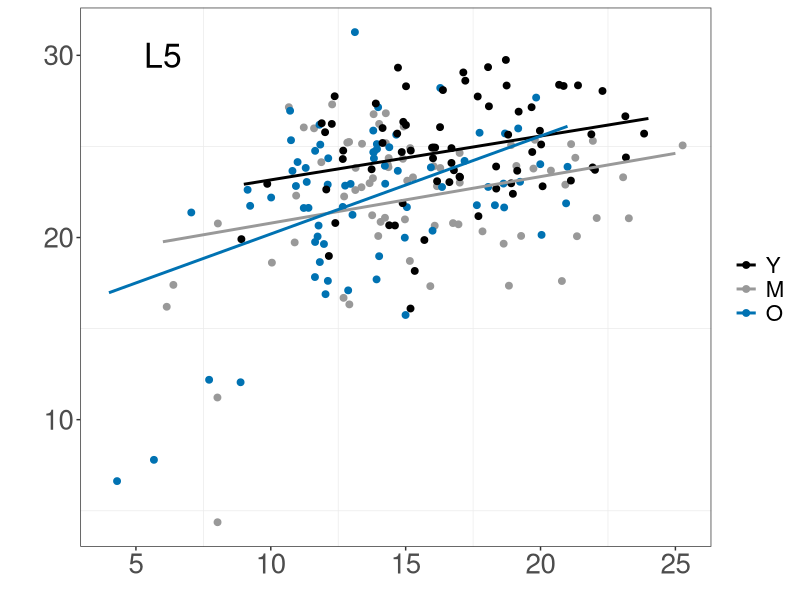
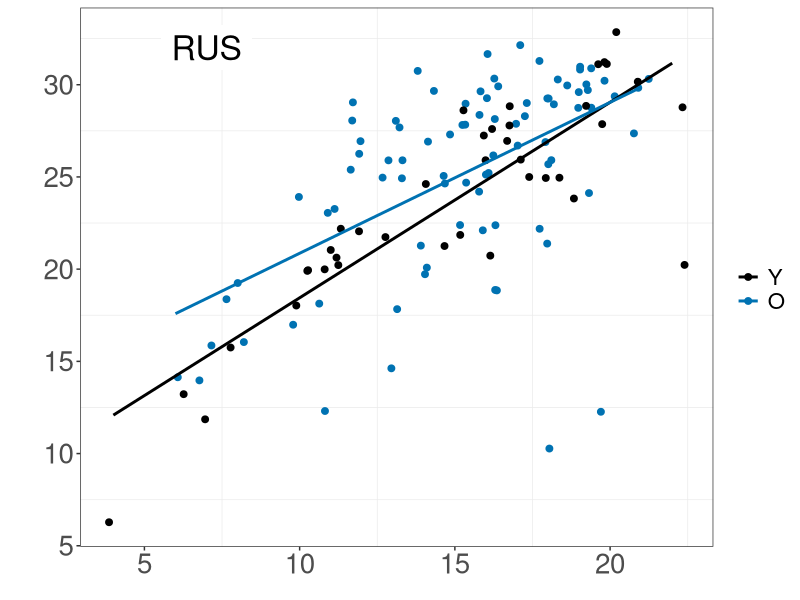
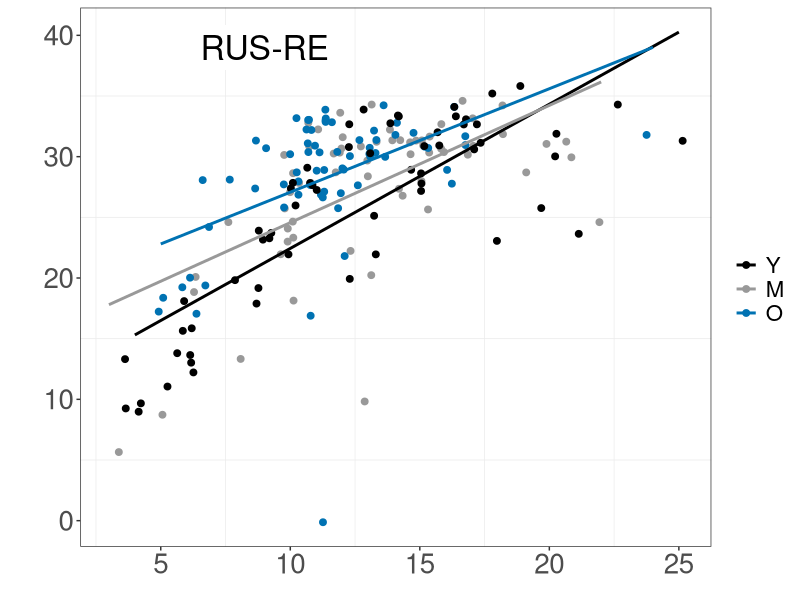
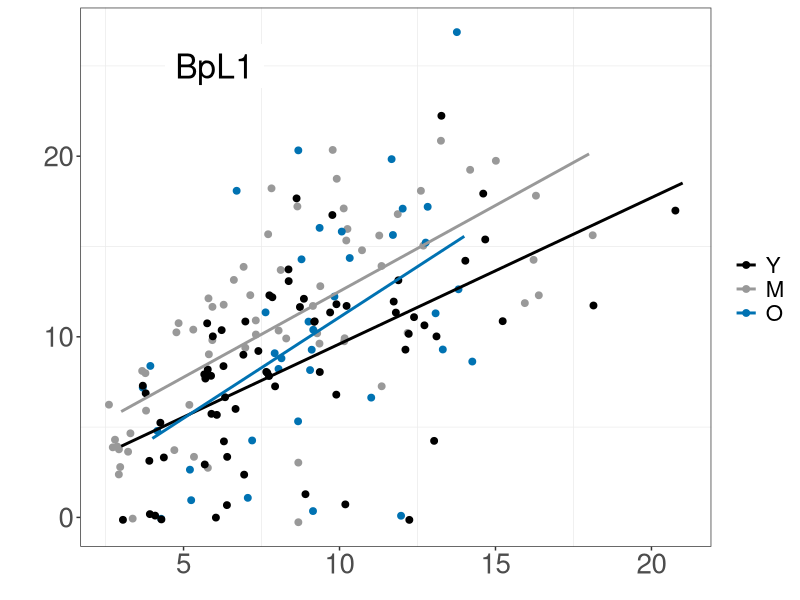
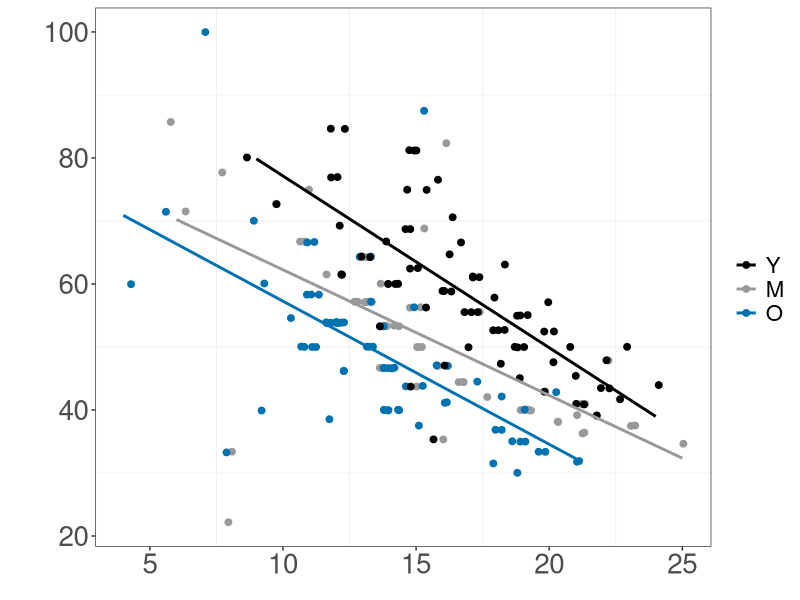
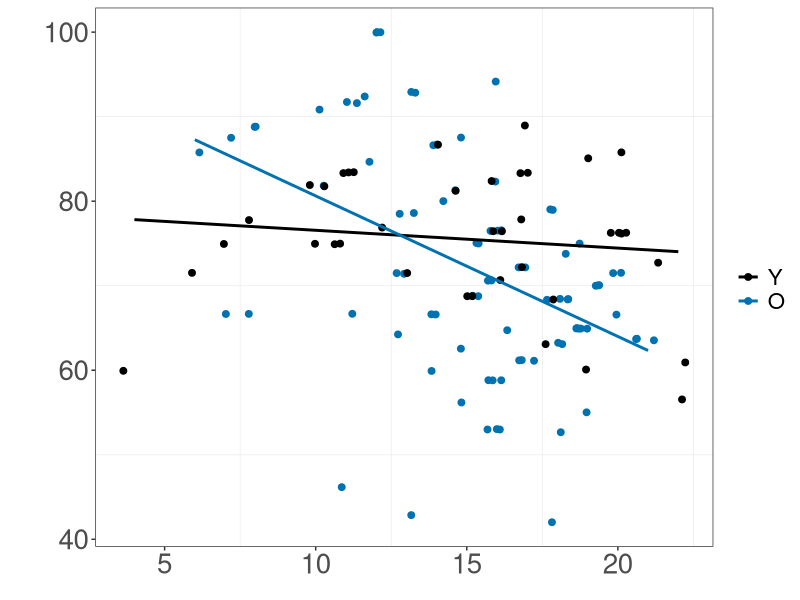
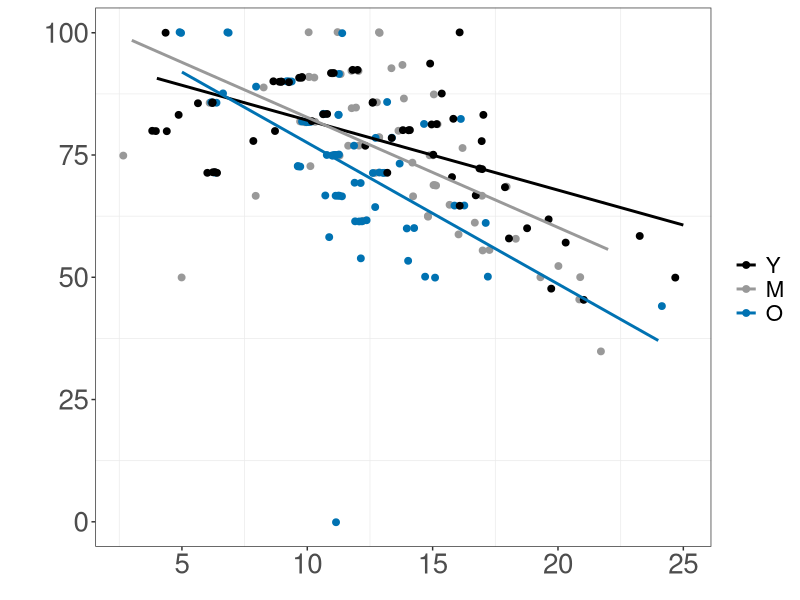
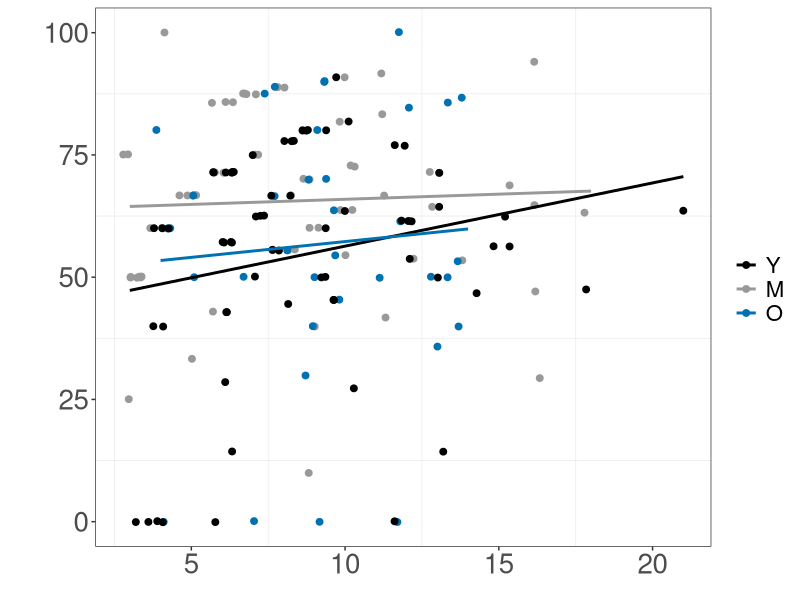

The R source for these figures, in order:
# Code for analyzing and visualizing relationships between lifespan and reproduction (trade-offs present?)

# Required packages:
library(tidyverse)
library(reshape2)
library(survival)
library(survminer)
library(lsmeans)
library(car)
library(grid)
library(ggpubr)

# Loading and reformatting data--------------------------------------------------------------------

surv_data <- read_csv("survival.csv")

# Changing the order of the factors and removing censored individuals
surv_data <- surv_data[with(surv_data, order(generation, maternal_age, strain)),]
surv_data_no_censor <- filter(surv_data, censor != 0)

neonate_data <- read_csv("neonates.csv")
neonate_data <- neonate_data[with(neonate_data, order(generation, maternal_age, strain)),]
neonate_data_no_censor <- filter(neonate_data, censor != 0)

rep_data <- read_csv("rep_period.csv")
rep_data <- rep_data[with(rep_data, order(generation, maternal_age, strain)),]
rep_data_no_censor <- filter(rep_data, censor != 0)

# Modifying the datasets from wide to long format (needed for plotting and analysis):
surv_long <- melt(data = surv_data_no_censor, 
                  id.vars = c("generation", "maternal_age", "strain", 
                              "plate", "well"),
                  variable.name = "day",
                  value.name = "dead_alive")
surv_long <- filter(surv_long, day != "censor")

neo_long <- melt(data = neonate_data_no_censor,
                 id.vars = c("generation", "maternal_age", "strain", "plate", "well"),
                 variable.name = "day",
                 value.name = "num_neonates")
neo_long <- filter(neo_long, day != "censor")

rep_long <- melt(data = rep_data_no_censor,
                    id.vars = c("generation", "maternal_age", "strain", "plate", "well"),
                    variable.name = "day",
                    value.name = "num_rep_days")
rep_long <- filter(rep_long, day != "censor")

# Per individual calculations: ------------------------------------------------------------------

# Calculating lifespan per individual:
survival_data_per_ind <- surv_long %>%
  group_by(generation, maternal_age, strain, plate, well) %>%
  summarize(surv_time = sum(dead_alive, na.rm = TRUE))

# Calculating LRO per individual:
LRO_per_ind <- neo_long %>%
  group_by(generation, maternal_age, strain, plate, well) %>%
  summarize(LRO = sum(num_neonates, na.rm = TRUE),
            fifty_percent_LT = (sum(num_neonates, na.rm = TRUE))*0.5)

# Calculating time of 50% LRO production
# Excluding individuals with an LRO of zero:
LRO_per_ind_excl0 <- filter(LRO_per_ind, LRO != 0)

neo_long <- neo_long[with(neo_long, order(generation, maternal_age, strain, plate, well)),]

neo_long <- neo_long %>%
  group_by(generation, maternal_age, strain, plate, well) %>%
  mutate(cum_LRO = cumsum(num_neonates))

neo_merge <- merge(LRO_per_ind_excl0, neo_long, by = c("generation","maternal_age","strain","plate","well"))

sub <- subset(neo_merge, cum_LRO >= fifty_percent_LT , select = c(generation,maternal_age,strain,plate,well,LRO,fifty_percent_LT,day,cum_LRO))

sub$day <- as.numeric(sub$day)
sub_summ <- sub %>%
  group_by(generation, maternal_age, strain, plate, well) %>%
  summarize(time_fifty = min(day))

# Calculating reproductive period per individual:
rep_per_ind <- rep_long %>%
  group_by(generation, maternal_age, strain, plate, well) %>%
  summarize(rep_time = sum(num_rep_days, na.rm = TRUE),
            length = length(num_rep_days[!is.na(num_rep_days)]),
            percent_rep = (rep_time/length)*100)

# Exploring tradeoffs: LRO versus lifespan: ---------------------------------------------------

# Making a dataframe with lifespan and LRO data:
tradeoff_df <- cbind(survival_data_per_ind, LRO_per_ind$LRO)
tradeoff_df <- rename(tradeoff_df, "LRO" = "...7")
tradeoff_df_F1 <- filter(tradeoff_df, generation != "F0")

tradeoff_df_F1$strain <- factor(tradeoff_df_F1$strain, levels = c("BpL1", "L5", "RUS", "RUS-RE"), labels = c("BpL1", "BmanL5", "BmanRUS", "BmanRUS-RE"))

# Exploring relationships among maternal age cohorts, within each strain:
tradeoff_df_F1_L5 <- filter(tradeoff_df_F1, strain == "BmanL5")
tradeoff_df_F1_RUS <- filter(tradeoff_df_F1, strain == "BmanRUS")
tradeoff_df_F1_RUS_RE <- filter(tradeoff_df_F1, strain == "BmanRUS-RE")
tradeoff_df_F1_BpL1 <- filter(tradeoff_df_F1, strain == "BpL1")

# BmanL5:

# Models for each maternal age:
tradeoff_df_F1_L5_Y <- filter(tradeoff_df_F1_L5, maternal_age == "young")
tradeoff_df_F1_L5_M <- filter(tradeoff_df_F1_L5, maternal_age == "mid")
tradeoff_df_F1_L5_O <- filter(tradeoff_df_F1_L5, maternal_age == "old")

lm_L5_Y <- lm(LRO ~ surv_time, data = tradeoff_df_F1_L5_Y)
summary(lm_L5_Y)
lm_L5_M <- lm(LRO ~ surv_time, data = tradeoff_df_F1_L5_M)
summary(lm_L5_M)
lm_L5_O <- lm(LRO ~ surv_time, data = tradeoff_df_F1_L5_O)
summary(lm_L5_O)

# Statistics (ANCOVA):
tradeoff_df_F1_L5$maternal_age <- factor(tradeoff_df_F1_L5$maternal_age, levels = c("young", "mid", "old"), labels = c(
  "Y", "M","O"))

m.interaction <- lm(LRO ~ surv_time*maternal_age, data = tradeoff_df_F1_L5)
anova(m.interaction)

# Visualization:
LRO_L5 <- ggplot(tradeoff_df_F1_L5, aes(x=surv_time, y=LRO, color = maternal_age)) +
  geom_jitter(size=2) +
  geom_smooth(method="lm", se= FALSE) +
  scale_color_manual(values = c("black", "#999999", "#0072B2"), labels = c("Y","M","O"), name="") +
  xlab(element_blank()) +
  geom_label(
    label="L5", 
    size = 8.5,
    x=6,
    y=30,
    label.size = 0,
    color = "black") +
  ylab("") +
  theme_bw() +
  theme(panel.grid.major = element_blank(), 
        axis.title=element_text(size=24), 
        axis.text=element_text(size=20),
        legend.text=element_text(size=16))
LRO_L5

# BmanRUS:

# Models for each maternal age:
tradeoff_df_F1_RUS_Y <- filter(tradeoff_df_F1_RUS, maternal_age == "young")
tradeoff_df_F1_RUS_O <- filter(tradeoff_df_F1_RUS, maternal_age == "old")

lm_RUS_Y <- lm(LRO ~ surv_time, data = tradeoff_df_F1_RUS_Y)
summary(lm_RUS_Y)
lm_RUS_O <- lm(LRO ~ surv_time, data = tradeoff_df_F1_RUS_O)
summary(lm_RUS_O)

# Statistics (ANCOVA):
tradeoff_df_F1_RUS$maternal_age <- factor(tradeoff_df_F1_RUS$maternal_age, levels = c("young", "old"), labels = c(
  "Y", "O"))

m.interaction <- lm(LRO ~ surv_time*maternal_age, data = tradeoff_df_F1_RUS)
anova(m.interaction)

# Visualization:
LRO_RUS <- ggplot(tradeoff_df_F1_RUS, aes(x=surv_time, y=LRO, color = maternal_age)) +
  geom_jitter(size=2) +
  geom_smooth(method="lm", se= FALSE) +
  scale_color_manual(values = c("black", "#0072B2"), labels = c("Y","O"), name="") +
  xlab(element_blank()) +
  ylab("") +
  geom_label(
    label="RUS", 
    size = 8.5,
    x=7,
    y=32,
    label.size = 0,
    color = "black") +
  theme_bw() +
  theme(panel.grid.major = element_blank(), 
        axis.title=element_text(size=24), 
        axis.text=element_text(size=20),
        legend.text=element_text(size=16))
LRO_RUS

# BmanRUS-RE:

# Models for each maternal age:
tradeoff_df_F1_RUS_RE_Y <- filter(tradeoff_df_F1_RUS_RE, maternal_age == "young")
tradeoff_df_F1_RUS_RE_M <- filter(tradeoff_df_F1_RUS_RE, maternal_age == "mid")
tradeoff_df_F1_RUS_RE_O <- filter(tradeoff_df_F1_RUS_RE, maternal_age == "old")

lm_RUS_RE_Y <- lm(LRO ~ surv_time, data = tradeoff_df_F1_RUS_RE_Y)
summary(lm_RUS_RE_Y)
lm_RUS_RE_M <- lm(LRO ~ surv_time, data = tradeoff_df_F1_RUS_RE_M)
summary(lm_RUS_RE_M)
lm_RUS_RE_O <- lm(LRO ~ surv_time, data = tradeoff_df_F1_RUS_RE_O)
summary(lm_RUS_RE_O)

# Statistics (ANCOVA):
tradeoff_df_F1_RUS_RE$maternal_age <- factor(tradeoff_df_F1_RUS_RE$maternal_age, 
                                             levels = c("young", "mid", "old"), labels = c("Y", "M","O"))

m.interaction <- lm(LRO ~ surv_time*maternal_age, data = tradeoff_df_F1_RUS_RE)
anova(m.interaction)

# Visualization:
LRO_RUS_RE <- ggplot(tradeoff_df_F1_RUS_RE, aes(x=surv_time, y=LRO, color = maternal_age)) +
  geom_jitter(size=2) +
  geom_smooth(method="lm", se= FALSE) +
  scale_color_manual(values = c("black", "#999999", "#0072B2"), labels = c("Y","M","O"), name="") +
  xlab(element_blank()) +
  ylab("") +
  geom_label(
    label="RUS-RE", 
    size = 8.5,
    x=9,
    y=39,
    label.size = 0,
    color = "black") +
  theme_bw() +
  theme(panel.grid.major = element_blank(), 
        axis.title=element_text(size=24), 
        axis.text=element_text(size=20),
        legend.text=element_text(size=16))
LRO_RUS_RE

# BpL1:

# Models for each maternal age:
tradeoff_df_F1_Bp_Y <- filter(tradeoff_df_F1_BpL1, maternal_age == "young")
tradeoff_df_F1_Bp_M <- filter(tradeoff_df_F1_BpL1, maternal_age == "mid")
tradeoff_df_F1_Bp_O <- filter(tradeoff_df_F1_BpL1, maternal_age == "old")

lm_Bp_Y <- lm(LRO ~ surv_time, data = tradeoff_df_F1_Bp_Y)
summary(lm_Bp_Y)
lm_Bp_M <- lm(LRO ~ surv_time, data = tradeoff_df_F1_Bp_M)
summary(lm_Bp_M)
lm_Bp_O <- lm(LRO ~ surv_time, data = tradeoff_df_F1_Bp_O)
summary(lm_Bp_O)

# Statistics (ANCOVA):
tradeoff_df_F1_BpL1$maternal_age <- factor(tradeoff_df_F1_BpL1$maternal_age, 
                                           levels = c("young", "mid", "old"), labels = c("Y", "M","O"))

m.interaction <- lm(LRO ~ surv_time*maternal_age, data = tradeoff_df_F1_BpL1)
anova(m.interaction)

# Visualization:
LRO_BpL1 <- ggplot(tradeoff_df_F1_BpL1, aes(x=surv_time, y=LRO, color = maternal_age)) +
  geom_jitter(size=2) +
  geom_smooth(method="lm", se= FALSE) +
  scale_color_manual(values = c("black", "#999999", "#0072B2"), labels = c("Y","M","O"), name="") +
  xlab(element_blank()) +
  ylab("") +
  geom_label(
    label="BpL1", 
    size = 8.5,
    x=6,
    y=25,
    label.size = 0,
    color = "black") +
  theme_bw() +
  theme(panel.grid.major = element_blank(), 
        axis.title=element_text(size=24), 
        axis.text=element_text(size=20),
        legend.text=element_text(size=16))
LRO_BpL1

# Exploring tradeoffs: Reproductive period (percentage of lifespan) versus lifespan: ---------------------------------------------------

# Making a dataframe with lifespan and reproductive period data:
tradeoff_df_rep <- cbind(survival_data_per_ind, rep_per_ind$percent_rep)
tradeoff_df_rep <- rename(tradeoff_df_rep, "rep_percent" = "...7")
tradeoff_df_rep_F1 <- filter(tradeoff_df_rep, generation != "F0")

tradeoff_df_rep_F1$strain <- factor(tradeoff_df_rep_F1$strain, levels = c("BpL1", "L5", "RUS", "RUS-RE"), labels = c("BpL1", "BmanL5", "BmanRUS", "BmanRUS-RE"))

# Exploring relationships among maternal age cohorts, within each strain:
tradeoff_rep_L5 <- filter(tradeoff_df_rep_F1, strain == "BmanL5")
tradeoff_rep_RUS <- filter(tradeoff_df_rep_F1, strain == "BmanRUS")
tradeoff_rep_RUS_RE <- filter(tradeoff_df_rep_F1, strain == "BmanRUS-RE")
tradeoff_rep_BpL1 <- filter(tradeoff_df_rep_F1, strain == "BpL1")

# BmanL5:

# Models for each maternal age:
tradeoff_rep_L5_Y <- filter(tradeoff_rep_L5, maternal_age == "young")
tradeoff_rep_L5_M <- filter(tradeoff_rep_L5, maternal_age == "mid")
tradeoff_rep_L5_O <- filter(tradeoff_rep_L5, maternal_age == "old")

lm_rep_L5_Y <- lm(rep_percent ~ surv_time, data = tradeoff_rep_L5_Y)
summary(lm_rep_L5_Y)
lm_rep_L5_M <- lm(rep_percent ~ surv_time, data = tradeoff_rep_L5_M)
summary(lm_rep_L5_M)
lm_rep_L5_O <- lm(rep_percent ~ surv_time, data = tradeoff_rep_L5_O)
summary(lm_rep_L5_O)

# Statistics (ANCOVA):
tradeoff_rep_L5$maternal_age <- factor(tradeoff_rep_L5$maternal_age, 
                                       levels = c("young", "mid", "old"), labels = c("Y", "M","O"))

m.interaction <- lm(rep_percent ~ surv_time*maternal_age, data = tradeoff_rep_L5)
anova(m.interaction)

# Visualization:
RPP_L5 <- ggplot(tradeoff_rep_L5, aes(x=surv_time, y=rep_percent, color = maternal_age)) +
  geom_jitter(size=2) +
  geom_smooth(method="lm", se= FALSE) +
  scale_color_manual(values = c("black", "#999999", "#0072B2"), labels = c("Y","M","O"), name="") +
  xlab(element_blank()) +
  ylab("") +
  theme_bw() +
  theme(panel.grid.major = element_blank(), 
        axis.title=element_text(size=24), 
        axis.text=element_text(size=20),
        legend.text=element_text(size=16))
RPP_L5

# BmanRUS:

# Models for each maternal age:
tradeoff_rep_RUS_Y <- filter(tradeoff_rep_RUS, maternal_age == "young")
tradeoff_rep_RUS_O <- filter(tradeoff_rep_RUS, maternal_age == "old")

lm_rep_RUS_Y <- lm(rep_percent ~ surv_time, data = tradeoff_rep_RUS_Y)
summary(lm_rep_RUS_Y)
lm_rep_RUS_O <- lm(rep_percent ~ surv_time, data = tradeoff_rep_RUS_O)
summary(lm_rep_RUS_O)

# Statistics (ANCOVA):
tradeoff_rep_RUS$maternal_age <- factor(tradeoff_rep_RUS$maternal_age, 
                                        levels = c("young", "old"), labels = c("Y","O"))

m.interaction <- lm(rep_percent ~ surv_time*maternal_age, data = tradeoff_rep_RUS)
anova(m.interaction)

# Visualization:
RPP_RUS <- ggplot(tradeoff_rep_RUS, aes(x=surv_time, y=rep_percent, color = maternal_age)) +
  geom_jitter(size=2) +
  geom_smooth(method="lm", se= FALSE) +
  scale_color_manual(values = c("black", "#0072B2"), labels = c("Y","O"), name="") +
  xlab(element_blank()) +
  ylab("") +
  theme_bw() +
  theme(panel.grid.major = element_blank(), 
        axis.title=element_text(size=24), 
        axis.text=element_text(size=20),
        legend.text=element_text(size=16))
RPP_RUS

# BmanRUS-RE:

# Models for each maternal age:
tradeoff_rep_RUS_RE_Y <- filter(tradeoff_rep_RUS_RE, maternal_age == "young")
tradeoff_rep_RUS_RE_M <- filter(tradeoff_rep_RUS_RE, maternal_age == "mid")
tradeoff_rep_RUS_RE_O <- filter(tradeoff_rep_RUS_RE, maternal_age == "old")

lm_rep_RUS_RE_Y <- lm(rep_percent ~ surv_time, data = tradeoff_rep_RUS_RE_Y)
summary(lm_rep_RUS_RE_Y)
lm_rep_RUS_RE_M <- lm(rep_percent ~ surv_time, data = tradeoff_rep_RUS_RE_M)
summary(lm_rep_RUS_RE_M)
lm_rep_RUS_RE_O <- lm(rep_percent ~ surv_time, data = tradeoff_rep_RUS_RE_O)
summary(lm_rep_RUS_RE_O)

# Statistics (ANCOVA):
tradeoff_rep_RUS_RE$maternal_age <- factor(tradeoff_rep_RUS_RE$maternal_age, 
                                           levels = c("young", "mid", "old"), labels = c("Y", "M","O"))

m.interaction <- lm(rep_percent ~ surv_time*maternal_age, data = tradeoff_rep_RUS_RE)
anova(m.interaction)

# Visualization:
RPP_RUS_RE <- ggplot(tradeoff_rep_RUS_RE, aes(x=surv_time, y=rep_percent, color = maternal_age)) +
  geom_jitter(size=2) +
  geom_smooth(method="lm", se= FALSE) +
  scale_color_manual(values = c("black", "#999999", "#0072B2"), labels = c("Y","M","O"), name="") +
  xlab(element_blank()) +
  ylab("") +
  theme_bw() +
  theme(panel.grid.major = element_blank(), 
        axis.title=element_text(size=24), 
        axis.text=element_text(size=20),
        legend.text=element_text(size=16))
RPP_RUS_RE

# BpL1:

# Models for each maternal age:
tradeoff_rep_BpL1_Y <- filter(tradeoff_rep_BpL1, maternal_age == "young")
tradeoff_rep_BpL1_M <- filter(tradeoff_rep_BpL1, maternal_age == "mid")
tradeoff_rep_BpL1_O <- filter(tradeoff_rep_BpL1, maternal_age == "old")

lm_rep_BpL1_Y <- lm(rep_percent ~ surv_time, data = tradeoff_rep_BpL1_Y)
summary(lm_rep_BpL1_Y)
lm_rep_BpL1_M <- lm(rep_percent ~ surv_time, data = tradeoff_rep_BpL1_M)
summary(lm_rep_BpL1_M)
lm_rep_BpL1_O <- lm(rep_percent ~ surv_time, data = tradeoff_rep_BpL1_O)
summary(lm_rep_BpL1_O)


# Statistics (ANCOVA):
tradeoff_rep_BpL1$maternal_age <- factor(tradeoff_rep_BpL1$maternal_age, 
                                         levels = c("young", "mid", "old"), labels = c("Y", "M","O"))

m.interaction <- lm(rep_percent ~ surv_time*maternal_age, data = tradeoff_rep_BpL1)
anova(m.interaction)

# Visualization:
RPP_BpL1 <- ggplot(tradeoff_rep_BpL1, aes(x=surv_time, y=rep_percent, color = maternal_age)) +
  geom_jitter(size=2) +
  geom_smooth(method="lm", se= FALSE) +
  scale_color_manual(values = c("black", "#999999", "#0072B2"), labels = c("Y","M","O"), name="") +
  xlab(element_blank()) +
  ylab("") +
  theme_bw() +
  theme(panel.grid.major = element_blank(), 
        axis.title=element_text(size=24), 
        axis.text=element_text(size=20),
        legend.text=element_text(size=16))
RPP_BpL1

# Exploring tradeoffs: Reproductive period (days) versus lifespan: ---------------------------------------------------

# Making a dataframe with lifespan and reproductive period data:
tradeoff_df_repd <- cbind(survival_data_per_ind, rep_per_ind$rep_time)
tradeoff_df_repd <-  rename(tradeoff_df_repd, "rep_time" = "...7")
tradeoff_df_repd_F1 <- filter(tradeoff_df_repd, generation != "F0")

tradeoff_df_repd_F1$strain <- factor(tradeoff_df_repd_F1$strain, levels = c("BpL1", "L5", "RUS", "RUS-RE"), labels = c("BpL1", "BmanL5", "BmanRUS", "BmanRUS-RE"))

# Exploring relationships among maternal age cohorts, within each strain:
tradeoff_repd_L5 <- filter(tradeoff_df_repd_F1, strain == "BmanL5")
tradeoff_repd_RUS <- filter(tradeoff_df_repd_F1, strain == "BmanRUS")
tradeoff_repd_RUS_RE <- filter(tradeoff_df_repd_F1, strain == "BmanRUS-RE")
tradeoff_repd_BpL1 <- filter(tradeoff_df_repd_F1, strain == "BpL1")

# BmanL5:

# Models for each maternal age:
tradeoff_repd_L5_Y <- filter(tradeoff_repd_L5, maternal_age == "young")
tradeoff_repd_L5_M <- filter(tradeoff_repd_L5, maternal_age == "mid")
tradeoff_repd_L5_O <- filter(tradeoff_repd_L5, maternal_age == "old")

lm_repd_L5_Y <- lm(rep_time ~ surv_time, data = tradeoff_repd_L5_Y)
summary(lm_repd_L5_Y)
lm_repd_L5_M <- lm(rep_time ~ surv_time, data = tradeoff_repd_L5_M)
summary(lm_repd_L5_M)
lm_repd_L5_O <- lm(rep_time ~ surv_time, data = tradeoff_repd_L5_O)
summary(lm_repd_L5_O)

# Statistics (ANCOVA):
tradeoff_repd_L5$maternal_age <- factor(tradeoff_repd_L5$maternal_age, 
                                        levels = c("young", "mid", "old"), labels = c("Y", "M","O"))

m.interaction <- lm(rep_time ~ surv_time*maternal_age, data = tradeoff_repd_L5)
anova(m.interaction)

# Visualization:
RPD_L5 <- ggplot(tradeoff_repd_L5, aes(x=surv_time, y=rep_time, color = maternal_age)) +
  geom_jitter(size=2) +
  geom_smooth(method="lm", se= FALSE) +
  scale_color_manual(values = c("black", "#999999", "#0072B2"), labels = c("Y","M","O"), name="") +
  xlab(element_blank()) +
  ylab("") +
  theme_bw() +
  theme(panel.grid.major = element_blank(), 
        axis.title=element_text(size=24), 
        axis.text=element_text(size=20),
        legend.text=element_text(size=16))
RPD_L5

# BmanRUS:

# Models for each maternal age:
tradeoff_repd_RUS_Y <- filter(tradeoff_repd_RUS, maternal_age == "young")
tradeoff_repd_RUS_O <- filter(tradeoff_repd_RUS, maternal_age == "old")

lm_repd_RUS_Y <- lm(rep_time ~ surv_time, data = tradeoff_repd_RUS_Y)
summary(lm_repd_RUS_Y)
lm_repd_RUS_O <- lm(rep_time ~ surv_time, data = tradeoff_repd_RUS_O)
summary(lm_repd_RUS_O)

# Statistics (ANCOVA):
tradeoff_repd_RUS$maternal_age <- factor(tradeoff_repd_RUS$maternal_age, 
                                         levels = c("young","old"), labels = c("Y", "O"))

m.interaction <- lm(rep_time ~ surv_time*maternal_age, data = tradeoff_repd_RUS)
anova(m.interaction)

# Visualization:
RPD_RUS <- ggplot(tradeoff_repd_RUS, aes(x=surv_time, y=rep_time, color = maternal_age)) +
  geom_jitter(size=2) +
  geom_smooth(method="lm", se= FALSE) +
  scale_color_manual(values = c("black", "#0072B2"), labels = c("Y","O"), name="") +
  xlab(element_blank()) +
  ylab("") +
  theme_bw() +
  theme(panel.grid.major = element_blank(), 
        axis.title=element_text(size=24), 
        axis.text=element_text(size=20),
        legend.text=element_text(size=16))
RPD_RUS

# BmanRUS-RE:

# Models for each maternal age:
tradeoff_repd_RUS_RE_Y <- filter(tradeoff_repd_RUS_RE, maternal_age == "young")
tradeoff_repd_RUS_RE_M <- filter(tradeoff_repd_RUS_RE, maternal_age == "mid")
tradeoff_repd_RUS_RE_O <- filter(tradeoff_repd_RUS_RE, maternal_age == "old")

lm_repd_RUS_RE_Y <- lm(rep_time ~ surv_time, data = tradeoff_repd_RUS_RE_Y)
summary(lm_repd_RUS_RE_Y)
lm_repd_RUS_RE_M <- lm(rep_time ~ surv_time, data = tradeoff_repd_RUS_RE_M)
summary(lm_repd_RUS_RE_M)
lm_repd_RUS_RE_O <- lm(rep_time ~ surv_time, data = tradeoff_repd_RUS_RE_O)
summary(lm_repd_RUS_RE_O)

# Statistics (ANCOVA):
tradeoff_repd_RUS_RE$maternal_age <- factor(tradeoff_repd_RUS_RE$maternal_age, 
                                            levels = c("young", "mid", "old"), labels = c("Y", "M","O"))

m.interaction <- lm(rep_time ~ surv_time*maternal_age, data = tradeoff_repd_RUS_RE)
anova(m.interaction)

# Visualization:
RPD_RUS_RE <- ggplot(tradeoff_repd_RUS_RE, aes(x=surv_time, y=rep_time, color = maternal_age)) +
  geom_jitter(size=2) +
  geom_smooth(method="lm", se= FALSE) +
  scale_color_manual(values = c("black", "#999999", "#0072B2"), labels = c("Y","M","O"), name="") +
  xlab(element_blank()) +
  ylab("") +
  theme_bw() +
  theme(panel.grid.major = element_blank(), 
        axis.title=element_text(size=24), 
        axis.text=element_text(size=20),
        legend.text=element_text(size=16))
RPD_RUS_RE

# BpL1:

# Models for each maternal age:
tradeoff_repd_BpL1_Y <- filter(tradeoff_repd_BpL1, maternal_age == "young")
tradeoff_repd_BpL1_M <- filter(tradeoff_repd_BpL1, maternal_age == "mid")
tradeoff_repd_BpL1_O <- filter(tradeoff_repd_BpL1, maternal_age == "old")

lm_repd_BpL1_Y <- lm(rep_time ~ surv_time, data = tradeoff_repd_BpL1_Y)
summary(lm_repd_BpL1_Y)
lm_repd_BpL1_M <- lm(rep_time ~ surv_time, data = tradeoff_repd_BpL1_M)
summary(lm_repd_BpL1_M)
lm_repd_BpL1_O <- lm(rep_time ~ surv_time, data = tradeoff_repd_BpL1_O)
summary(lm_repd_BpL1_O)

# Statistics (ANCOVA):
tradeoff_repd_BpL1$maternal_age <- factor(tradeoff_repd_BpL1$maternal_age, 
                                          levels = c("young", "mid", "old"), labels = c("Y", "M","O"))

m.interaction <- lm(rep_time ~ surv_time*maternal_age, data = tradeoff_repd_BpL1)
anova(m.interaction)

# Visualization:
RPD_BpL1 <- ggplot(tradeoff_repd_BpL1, aes(x=surv_time, y=rep_time, color = maternal_age)) +
  geom_jitter(size=2) +
  geom_smooth(method="lm", se= FALSE) +
  scale_color_manual(values = c("black", "#999999", "#0072B2"), labels = c("Y","M","O"), name="") +
  xlab(element_blank()) +
  ylab("") +
  theme_bw() +
  theme(panel.grid.major = element_blank(), 
        axis.title=element_text(size=24), 
        axis.text=element_text(size=20),
        legend.text=element_text(size=16))
RPD_BpL1

# Exploring tradeoffs: Timing of 50% LRO production versus lifespan: ---------------------------------------------------

# Making a dataframe with lifespan and 50% LRO data:
tradeoff_merge <- merge(survival_data_per_ind, sub_summ, by = c("generation","maternal_age","strain","plate","well"))
tradeoff_merge_F1 <- filter(tradeoff_merge, generation != "F0")

tradeoff_merge_F1$strain <- factor(tradeoff_merge_F1$strain, 
                                   levels = c("BpL1", "L5", "RUS", "RUS-RE"), labels = c("BpL1", "BmanL5", "BmanRUS", "BmanRUS-RE"))

# Exploring relationships among maternal age cohorts, within each strain:
tradeoff_merge_L5 <- filter(tradeoff_merge_F1, strain == "BmanL5")
tradeoff_merge_RUS <- filter(tradeoff_merge_F1, strain == "BmanRUS")
tradeoff_merge_RUS_RE <- filter(tradeoff_merge_F1, strain == "BmanRUS-RE")
tradeoff_merge_BpL1 <- filter(tradeoff_merge_F1, strain == "BpL1")

# BmanL5:

# Models for each maternal age:
tradeoff_merge_L5_Y <- filter(tradeoff_merge_L5, maternal_age == "young")
tradeoff_merge_L5_M <- filter(tradeoff_merge_L5, maternal_age == "mid")
tradeoff_merge_L5_O <- filter(tradeoff_merge_L5, maternal_age == "old")

lm_50_L5_Y <- lm(time_fifty ~ surv_time, data = tradeoff_merge_L5_Y)
summary(lm_50_L5_Y)
lm_50_L5_M <- lm(time_fifty ~ surv_time, data = tradeoff_merge_L5_M)
summary(lm_50_L5_M)
lm_50_L5_O <- lm(time_fifty ~ surv_time, data = tradeoff_merge_L5_O)
summary(lm_50_L5_O)

# Statistics (ANCOVA):
tradeoff_merge_L5$maternal_age <- factor(tradeoff_merge_L5$maternal_age, 
                                         levels = c("young", "mid", "old"), labels = c("Y", "M","O"))

m.interaction <- lm(time_fifty ~ surv_time*maternal_age, data = tradeoff_merge_L5)
anova(m.interaction)

# Visualization:
LT50_L5 <- ggplot(tradeoff_merge_L5, aes(x=surv_time, y = time_fifty, color=maternal_age)) +
  geom_jitter(size=2) +
  geom_smooth(method="lm", se= FALSE) +
  scale_color_manual(values = c("black", "#999999", "#0072B2"), labels = c("Y","M","O"), name="") +
  xlab(element_blank()) +
  ylab("") +
  theme_bw() +
  theme(panel.grid.major = element_blank(), 
        axis.title=element_text(size=24), 
        axis.text=element_text(size=20),
        legend.text=element_text(size=16))
LT50_L5

# BmanRUS:

# Models for each maternal age:
tradeoff_merge_RUS_Y <- filter(tradeoff_merge_RUS, maternal_age == "young")
tradeoff_merge_RUS_O <- filter(tradeoff_merge_RUS, maternal_age == "old")

lm_50_RUS_Y <- lm(time_fifty ~ surv_time, data = tradeoff_merge_RUS_Y)
summary(lm_50_RUS_Y)
lm_50_RUS_O <- lm(time_fifty ~ surv_time, data = tradeoff_merge_RUS_O)
summary(lm_50_RUS_O)

# Statistics (ANCOVA):
tradeoff_merge_RUS$maternal_age <- factor(tradeoff_merge_RUS$maternal_age, 
                                          levels = c("young", "old"), labels = c("Y","O"))

m.interaction <- lm(time_fifty ~ surv_time*maternal_age, data = tradeoff_merge_RUS)
anova(m.interaction)

# Visualization:
LT50_RUS <- ggplot(tradeoff_merge_RUS, aes(x=surv_time, y = time_fifty, color=maternal_age)) +
  geom_jitter(size=2) +
  geom_smooth(method="lm", se= FALSE) +
  scale_color_manual(values = c("black", "#0072B2"), labels = c("Y","O"), name="") +
  xlab(element_blank()) +
  ylab("") +
  theme_bw() +
  theme(panel.grid.major = element_blank(), 
        axis.title=element_text(size=24), 
        axis.text=element_text(size=20),
        legend.text=element_text(size=16))
LT50_RUS

# BmanRUS-RE:

# Models for each maternal age:
tradeoff_merge_RUS_RE_Y <- filter(tradeoff_merge_RUS_RE, maternal_age == "young")
tradeoff_merge_RUS_RE_M <- filter(tradeoff_merge_RUS_RE, maternal_age == "mid")
tradeoff_merge_RUS_RE_O <- filter(tradeoff_merge_RUS_RE, maternal_age == "old")

lm_50_RUS_RE_Y <- lm(time_fifty ~ surv_time, data = tradeoff_merge_RUS_RE_Y)
summary(lm_50_RUS_RE_Y)
lm_50_RUS_RE_M <- lm(time_fifty ~ surv_time, data = tradeoff_merge_RUS_RE_M)
summary(lm_50_RUS_RE_M)
lm_50_RUS_RE_O <- lm(time_fifty ~ surv_time, data = tradeoff_merge_RUS_RE_O)
summary(lm_50_RUS_RE_O)

# Statistics (ANCOVA):
tradeoff_merge_RUS_RE$maternal_age <- factor(tradeoff_merge_RUS_RE$maternal_age, 
                                             levels = c("young", "mid", "old"), labels = c("Y", "M","O"))

m.interaction <- lm(time_fifty ~ surv_time*maternal_age, data = tradeoff_merge_RUS_RE)
anova(m.interaction)

# Visualization:
LT50_RUS_RE <- ggplot(tradeoff_merge_RUS_RE, aes(x=surv_time, y = time_fifty, color=maternal_age)) +
  geom_jitter(size=2) +
  geom_smooth(method="lm", se= FALSE) +
  scale_color_manual(values = c("black", "#999999", "#0072B2"), labels = c("Y","M","O"), name="") +
  xlab(element_blank()) +
  ylab("") +
  theme_bw() +
  theme(panel.grid.major = element_blank(), 
        axis.title=element_text(size=24), 
        axis.text=element_text(size=20),
        legend.text=element_text(size=16))
LT50_RUS_RE

# BpL1:

# Models for each maternal age:
tradeoff_merge_BpL1_Y <- filter(tradeoff_merge_BpL1, maternal_age == "young")
tradeoff_merge_BpL1_M <- filter(tradeoff_merge_BpL1, maternal_age == "mid")
tradeoff_merge_BpL1_O <- filter(tradeoff_merge_BpL1, maternal_age == "old")

lm_50_BpL1_Y <- lm(time_fifty ~ surv_time, data = tradeoff_merge_BpL1_Y)
summary(lm_50_BpL1_Y)
lm_50_BpL1_M <- lm(time_fifty ~ surv_time, data = tradeoff_merge_BpL1_M)
summary(lm_50_BpL1_M)
lm_50_BpL1_O <- lm(time_fifty ~ surv_time, data = tradeoff_merge_BpL1_O)
summary(lm_50_BpL1_O)

# Statistics (ANCOVA):
tradeoff_merge_BpL1$maternal_age <- factor(tradeoff_merge_BpL1$maternal_age, 
                                           levels = c("young", "mid", "old"), labels = c("Y", "M","O"))

m.interaction <- lm(time_fifty ~ surv_time*maternal_age, data = tradeoff_merge_BpL1)
anova(m.interaction)

# Visualization:
LT50_BpL1 <- ggplot(tradeoff_merge_BpL1, aes(x=surv_time, y = time_fifty, color=maternal_age)) +
  geom_jitter(size=2) +
  geom_smooth(method="lm", se= FALSE) +
  scale_color_manual(values = c("black", "#999999", "#0072B2"), labels = c("Y","M","O"), name="") +
  xlab(element_blank()) +
  ylab("") +
  theme_bw() +
  theme(panel.grid.major = element_blank(), 
        axis.title=element_text(size=24), 
        axis.text=element_text(size=20),
        legend.text=element_text(size=16))
LT50_BpL1

# Reproducing main text trade-off figure:--------------------------------------------------

LRO <- ggarrange(LRO_BpL1, LRO_RUS,
                 LRO_RUS_RE, LRO_L5,
                 ncol = 1, nrow = 4,
                 labels = c("A","E","I","M"),
                 font.label = list(size = 20),
                 common.legend = TRUE, legend = "top")

LRO <- annotate_figure(LRO, left = textGrob(expression(paste("Lifetime reproductive output (offspring ind"^"-1"*")")),
                                            rot = 90, gp = gpar(fontsize = 24)))
LRO

RPP <- ggarrange(RPP_BpL1, RPP_RUS,
                 RPP_RUS_RE, RPP_L5,
                 ncol = 1, nrow = 4,
                 labels = c("B","F","J","N"),
                 font.label = list(size = 20),
                 common.legend = TRUE, legend = "top")

RPP <- annotate_figure(RPP, left = textGrob("Reproductive period (% of lifespan)",
                                            rot = 90, gp = gpar(fontsize = 24)))
RPP

RPD <- ggarrange(RPD_BpL1, RPD_RUS,
                 RPD_RUS_RE, RPD_L5,
                 ncol = 1, nrow = 4,
                 labels = c("C","G","K","O"),
                 font.label = list(size = 20),
                 common.legend = TRUE, legend = "top")

RPD <- annotate_figure(RPD, left = textGrob("Reproductive period (d)", 
                                            rot = 90, gp = gpar(fontsize = 24)))
RPD

LT50 <- ggarrange(LT50_BpL1, LT50_RUS,
                  LT50_RUS_RE, LT50_L5,
                  ncol = 1, nrow = 4,
                  labels = c("D","H","L","P"),
                  font.label = list(size = 20),
                  common.legend = TRUE, legend = "top")

LT50 <- annotate_figure(LT50, left = textGrob("Age of 50% LRO (d)", 
                                              rot = 90, gp = gpar(fontsize = 24)))
LT50

tiff("tradeoff.tiff", units="in", width=16, height=12, res=300)

BIG_BOI <- ggarrange(LRO, NULL, RPP, NULL, RPD, NULL, LT50,
                     ncol = 7, nrow = 1, widths = c(1, 0.1, 1, 0.1, 1, 0.1, 1))
annotate_figure(BIG_BOI, bottom = textGrob("Lifespan (d)", gp = gpar(fontsize = 28)))

dev.off()
